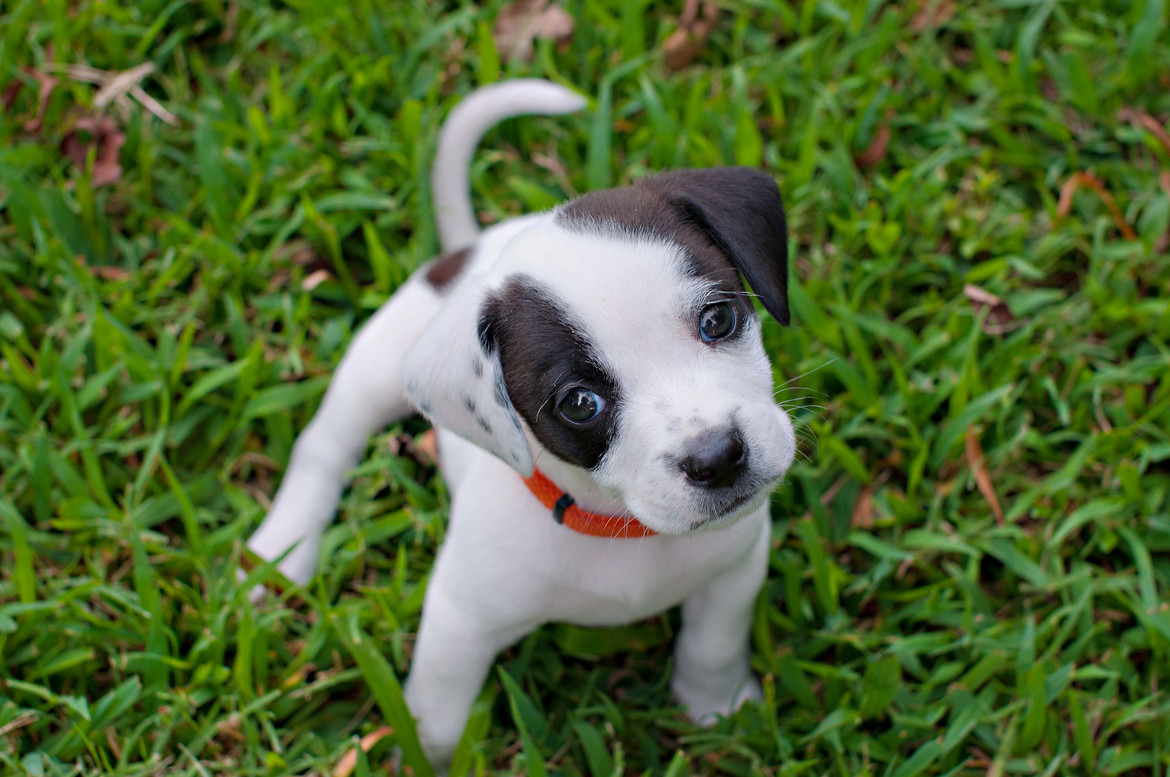
#> input picture activity 1/data/activity 1/perrito.jpeg, 1170 x 777 px
$ jupyter execute --allow-errors 2_pixel_based_image.ipynb
#> lines starting #> are read from the running program, lines starting #| are printed output that depends on the picture
### Master of Applied Artificial Intelligence

**Course: TC4033 - Computational Vision for Images and Video**

**Pixel-Based Image Enhancement Algorithms**

Tutor: Dr. Gilberto Ochoa

Team members:
* Alfonso de Lucas Espinosa - A01795118
* Ignacio Jose Aguilar Garcia - A00819762
* Alejandro Calderon Aguilar - A01795353
* Ricardo Mar Cupido - A01795394
* Mario Fonseca Martinez - A01795228

### Introduction

Histogram-based image enhancement is widely used in digital image processing to improve the visibility of features and boost contrast in images. It is one of the fastest-growing areas in computer science, serving as a critical tool in fields such as medical imaging, remote sensing, and computer vision. Among its many techniques, methods like the median filter, contrast stretching, histogram equalization, negative image transformation, and power-law (gamma) transformation stand out as particularly effective for enhancing image quality and highlighting important details.

#### What Is an Image Histogram?

An image histogram provides a graphical representation of an image’s pixel intensity values. Practically, it can be viewed as a data structure that counts how many pixels occur at each intensity level. This information is invaluable for a variety of image processing operations, particularly those aiming to modify brightness, contrast, or detect specific intensity-related features.

It is a graphical representation of the intensity distribution of an image.
It quantifies the number of pixels for each intensity value.
By analyzing the shape and spread of the histogram, one can select the most appropriate enhancement technique. For example, histogram equalization redistributes intensities for a more uniform distribution, whereas power-law (gamma) transformations brighten or darken specific ranges of the image.

#### What Is Histogram Equalization?

As mentioned above, histogram equalization is an image processing technique that adjusts an image’s contrast by spreading out the pixel intensity range. By stretching the intensity distribution, areas with low contrast gain higher contrast, thereby revealing more detail.

### Importing libraries

[cell 1]
from matplotlib import image as mpimg
import matplotlib.pyplot as plt
import numpy as np
import cv2
from PIL import Image

### Loading Images

[cell 2]
# Loading images
dog_img = Image.open('data/activity 1/perrito.jpeg')
#> dog_img is the input picture: PIL image 1170x777 RGB; mean R, G, B 82.8, 104.7, 53.9
dental_img = Image.open('data/activity 1/dental-x-ray.jpg')
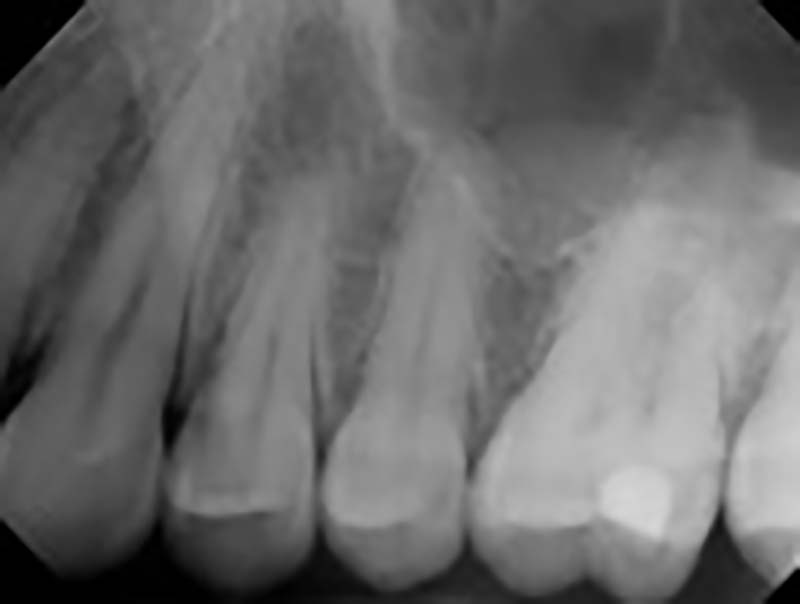
#> input picture activity 1/data/activity 1/dental-x-ray.jpg, 800 x 604 px
#> dental_img is the input picture: PIL image 800x604 RGB; min 0, max 215, mean 107.3
microscope_img = Image.open('data/activity 1/microscope.jpg')
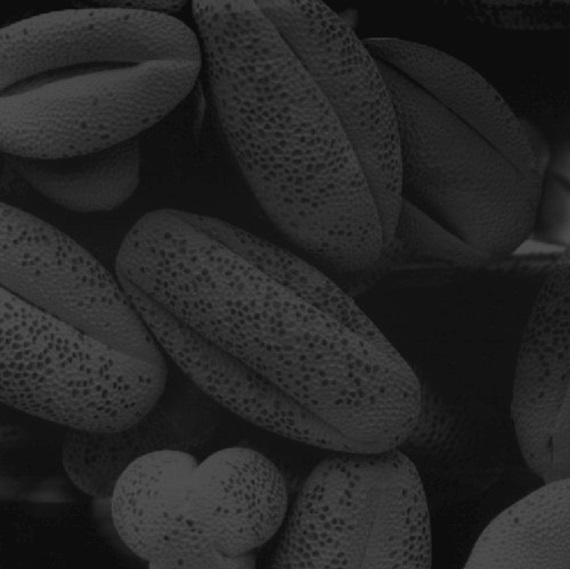
#> input picture activity 1/data/activity 1/microscope.jpg, 570 x 569 px
#> microscope_img is the input picture: PIL image 570x569 RGB; min 9, max 81, mean 38.7
paysage_img = Image.open('data/activity 1/paysage.png')
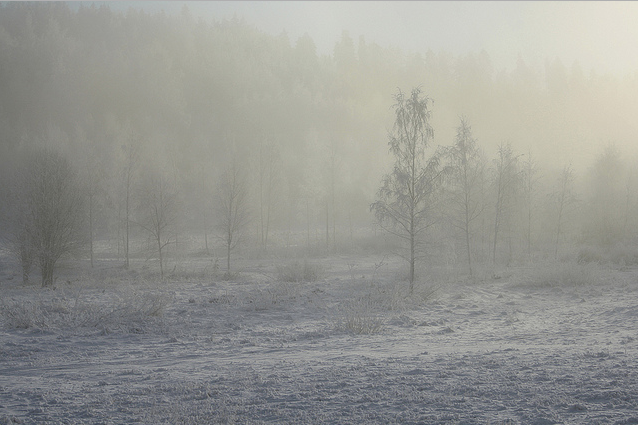
#> input picture activity 1/data/activity 1/paysage.png, 638 x 425 px
#> paysage_img is the input picture: PIL image 638x425 RGBA; mean R, G, B, A 149.9, 150.6, 145.7, 255
retina_img = Image.open('data/activity 1/retina.png')
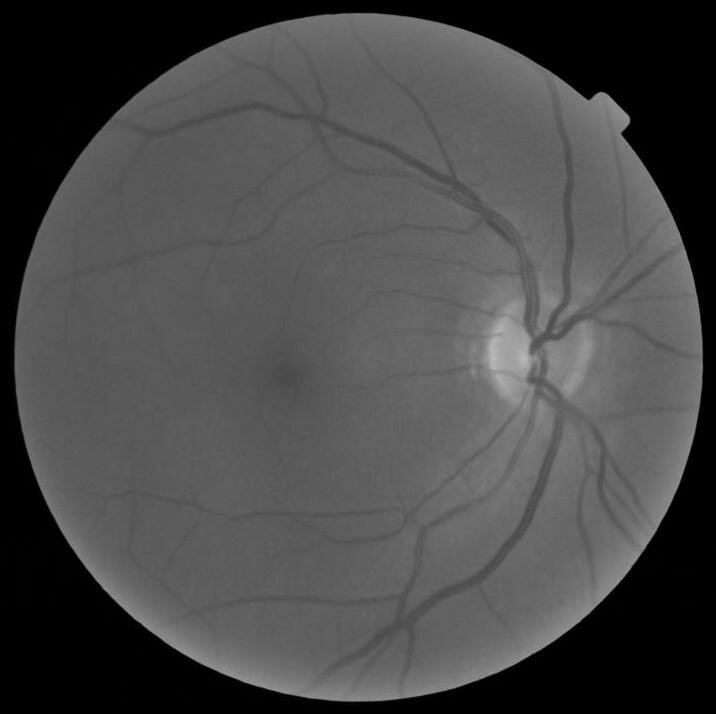
#> input picture activity 1/data/activity 1/retina.png, 716 x 714 px
#> retina_img is the input picture: PIL image 716x714 L; min 0, max 185, mean 72.3
map_img = Image.open('data/activity 1/map2.jpg')
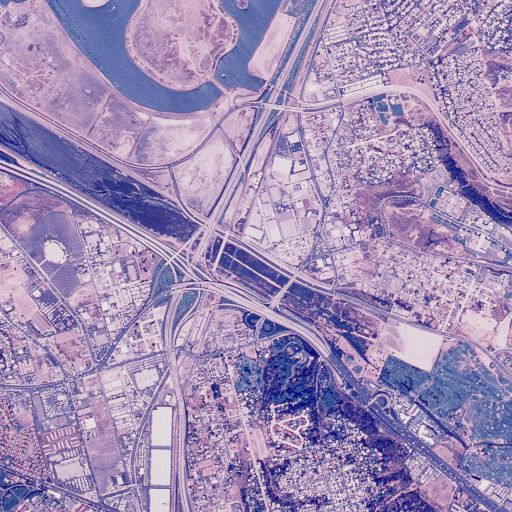
#> input picture activity 1/data/activity 1/map2.jpg, 512 x 512 px
#> map_img is the input picture: PIL image 512x512 RGB; mean R, G, B 160.2, 140.4, 181.7
#> (the rest of this cell did not finish here and is left out)

[cell 3]
#Plot the original image and its histogram with the equalized image and its histogram
def plot_images(original_img, equalized_img):
    fig, axs = plt.subplots(2, 2, figsize=(10, 10))
    axs[0, 0].imshow(original_img, cmap='gray')
    axs[0, 0].set_title('Original Image')
    axs[0, 0].axis('off')
    axs[0, 1].hist(np.array(original_img).flatten(), bins=256, range=(0, 256), density=True, color='r')
    axs[0, 1].set_title('Original Histogram')
    axs[1, 0].imshow(equalized_img, cmap='gray')
    axs[1, 0].set_title('Equalized Image')
    axs[1, 0].axis('off')
    axs[1, 1].hist(np.array(equalized_img).flatten(), bins=256, range=(0, 256), density=True, color='r')
    axs[1, 1].set_title('Equalized Histogram')
    plt.show()

### 1. Tile-based histogram equalization

The tile-based histogram equalization (TBHE) is also know as Adaptive Histogram Equalization (AHE) is a method that divides the image into tiles, for that reason, it is called tile-based. The optimal number of tiles is determined by the size of the image, and its determination requires some experimentation.

This method is used to improve the contrast of the image, and it is particularly useful when the image has regions with different illumination levels. This method is optimized to work with grayscale images, but it can be adapted to work with color images.

Some of the benefits of the AHE method are:

* It is a simple method to implement.
* It is a fast method.
* It is a non-linear method, which means that it can improve the contrast of the image.

Although the AHE method is very useful, it has some drawbacks. One of the main drawbacks is that it can amplify the noise in the image. This is because the method is based on the histogram of the image, and the noise can be considered as a part of the histogram.

[cell 4]
#Tile-based histogram equalization
def tile_based_histogram_equalization(image, tile_size=(8, 8)):
    h, w = image.shape
    tile_h, tile_w = tile_size
    pad_h = (tile_h - h % tile_h) % tile_h
    pad_w = (tile_w - w % tile_w) % tile_w
    padded_image = cv2.copyMakeBorder(image, 0, pad_h, 0, pad_w, cv2.BORDER_REFLECT)
    h_padded, w_padded = padded_image.shape
    output_image = np.zeros_like(padded_image)

    # move the window through the image
    for i in range(0, h_padded, tile_h):
        for j in range(0, w_padded, tile_w):
            tile = padded_image[i:i+tile_h, j:j+tile_w]
            equalized_tile = cv2.equalizeHist(tile)
            output_image[i:i+tile_h, j:j+tile_w] = equalized_tile

    output_image = output_image[:h, :w]
    return output_image

# Convert to grey the image
microscope_img_gray = np.array(microscope_img.convert('L'))

# differente tile sizes
tile_sizes = [(8, 8), (16, 16), (32, 32), (64, 64)]
for ts in tile_sizes:
    microscope_img_eq = tile_based_histogram_equalization(microscope_img_gray, ts)

    print(f"==== {ts} ====")
    plot_images(microscope_img_gray, microscope_img_eq)
#> this loop made 4 passes
#> pass 1, `microscope_img_eq = tile_based_histogram_equalization(microscope_img_g..`:
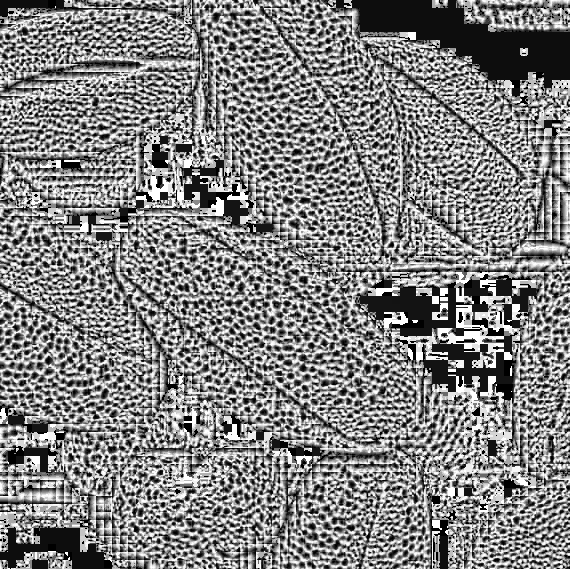
#> microscope_img_eq: shape (569, 570); min 0, max 255, mean 130.9
#> pass 3, `microscope_img_eq = tile_based_histogram_equalization(microscope_img_g..`:
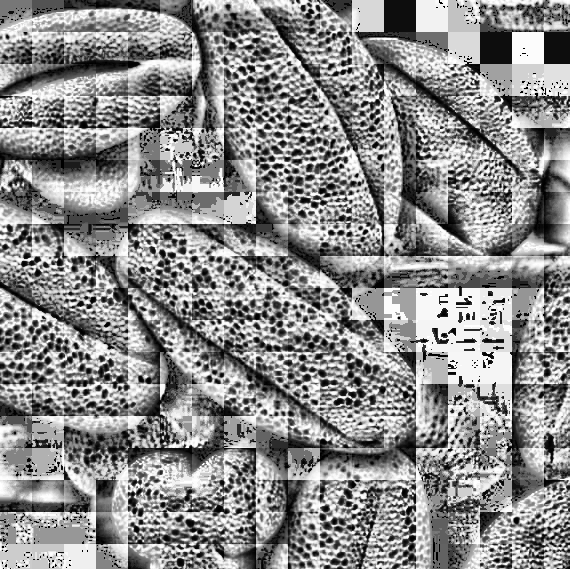
#> microscope_img_eq: shape (569, 570); min 0, max 255, mean 140.5

As saw in the previous image we can see that the image this algorith produced a rough image with visible artifacts at the boundaries of the tiles. This is because the algorithm processes each tile separately and the histogram equalization algorithm is applied to each tile independently.

A practical way to reduce visible seams between tiles is to blend or interpolate adjacent blocks. Alternatively, use a sliding window or CLAHE (Contrast Limited Adaptive Histogram Equalization), which applies both contrast limiting and interpolation between blocks.

### 2. Sliding Window Adaptative Histogram Equalization (SWAHE)

Sliding Window Adaptive Histogram Equalization (SWAHE) is a method that divides the image into tiles and applies the adaptive histogram equalization algorithm to each tile. The main difference between the SWAHE and the TBHE method is that the SWAHE method uses a sliding window to divide the image into tiles, while the TBHE method uses a fixed window to divide the image into tiles.

This has some advantages, such as:
* Can better improve the contrast of the image, because the sliding window can adapt to the local contrast of the image.
* Reduce the number of artifacts in the image, because if provides smooth transitions between regions, eliminating these discontinuities.
* improves the visibility of the details in the image, because it can adapt to varying levels of detail and texture in different regions of the image.

The SWAHE method can by apply in a large number of images an areas, such as:
* Medical imaging: The SWAHE method can be used to improve the contrast of medical images, such as X-rays, MRIs, and CT scans.
* Satellite imaging: Improve the contrast of satellite images, such as aerial photographs and satellite images.
* Low-light imaging: Improve the contrast of low-light images, such as images taken at night or in low-light conditions.

The main dissadvantage of the SWAHE method is that it can be computationally expensive, because it requires the calculation of the histogram of each tile in the image. This can be a problem for large images or images with many tiles as seen on the work by Sund y Møystad (2006) where they had the problem of the computational cost but they also mentioned that the SWAHE method can be optimized to reduce the computational cost.

[cell 5]
# Sliding window based Adaptive Histogram Equalization
def sliding_window_adaptive_histogram_equalization(img, window_size):
#> called with window_size = 8
    img = np.array(img.convert('L'))  # Convert to grayscale
    img_eq = np.zeros_like(img)
    clahe = cv2.createCLAHE(clipLimit=2.0, tileGridSize=(window_size, window_size))
    for i in range(img.shape[0]):
        for j in range(img.shape[1]):
            i_start = max(0, i - window_size // 2)
            i_end = min(img.shape[0], i + window_size // 2 + 1)
            j_start = max(0, j - window_size // 2)
            j_end = min(img.shape[1], j + window_size // 2 + 1)
            window = img[i_start:i_end, j_start:j_end]
            window_eq = clahe.apply(window)
            img_eq[i, j] = window_eq[i - i_start, j - j_start]
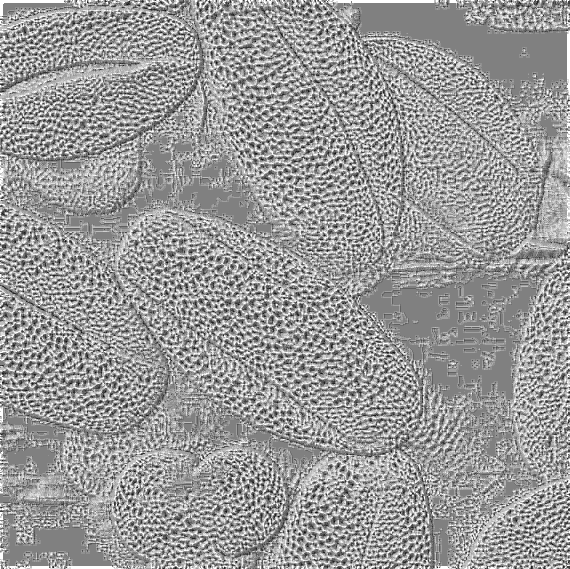
#> img_eq: shape (569, 570); min 16, max 255, mean 154
    return img_eq

# Applying sliding window based adaptive histogram equalization
window_size = 8
microscope_img_eq = sliding_window_adaptive_histogram_equalization(microscope_img, window_size)

# Plotting images
plot_images(np.array(microscope_img.convert('L')), microscope_img_eq)

As we can see in the previous image, the SWAHE algorithm produced a better result than the tile-based histogram equalization algorithm. The SWAHE algorithm produced a smoother image with less visible artifacts at the boundaries of the tiles but if utilized more computational resources than the tile-based histogram equalization algorithm.

### 3. Contrast Limited Adaptative histogram Equalization

Contrast-limited adaptive histogram equalization (CLAHE) is a method that divides the image into tiles  and applies the adaptive histogram equalization algorithm to each tile.

The algorithm consists of the following steps:
* Divide the image into tiles.
* Apply the adaptive histogram equalization algorithm to each tile.
* Combine the tiles to obtain the final image.

The main difference between CLAHE and SWAHE is that CLAHE limits the contrast of the image by clipping the histogram of each tile. This prevents the over-enhancement of the contrast in the image, which can lead to visible artifacts. The algorithm consists of the following steps:

This provides a more natural look to the image, as it prevents the over-enhancement of the contrast in the image, which can lead to visible artifacts. The algorithm consists of the following steps:

[cell 6]
#Contrast-limited adaptive histogram equalization (CLAHE)
def clahe(img, clip_limit, grid_size):
#> called with clip_limit = 2, grid_size = 8
    img = np.array(img.convert('L'))  # Convert to grayscale
    clahe = cv2.createCLAHE(clipLimit=clip_limit, tileGridSize=(grid_size, grid_size))
    img_eq = clahe.apply(img)
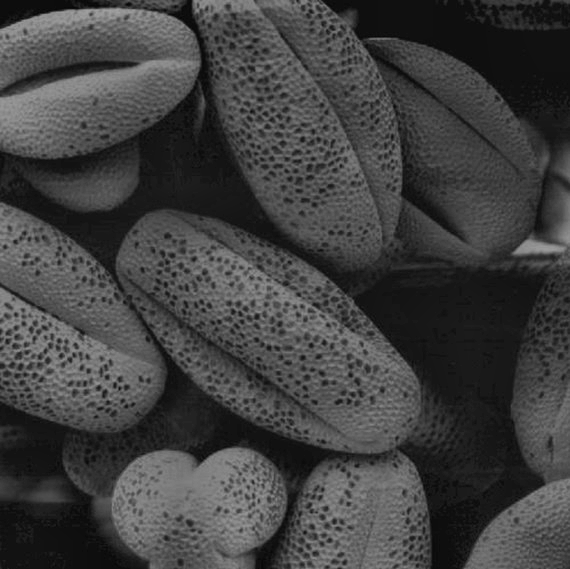
#> img_eq: shape (569, 570); min 5, max 162, mean 64.7
    return img_eq

#Applying CLAHE
clip_limit = 2.0

#Applying CLAHE
microscope_img_eq = clahe(microscope_img, clip_limit, 8)

#Plotting images
plot_images(np.array(microscope_img.convert('L')), microscope_img_eq)
#> in plot_images (call 6), `plt.show()`:
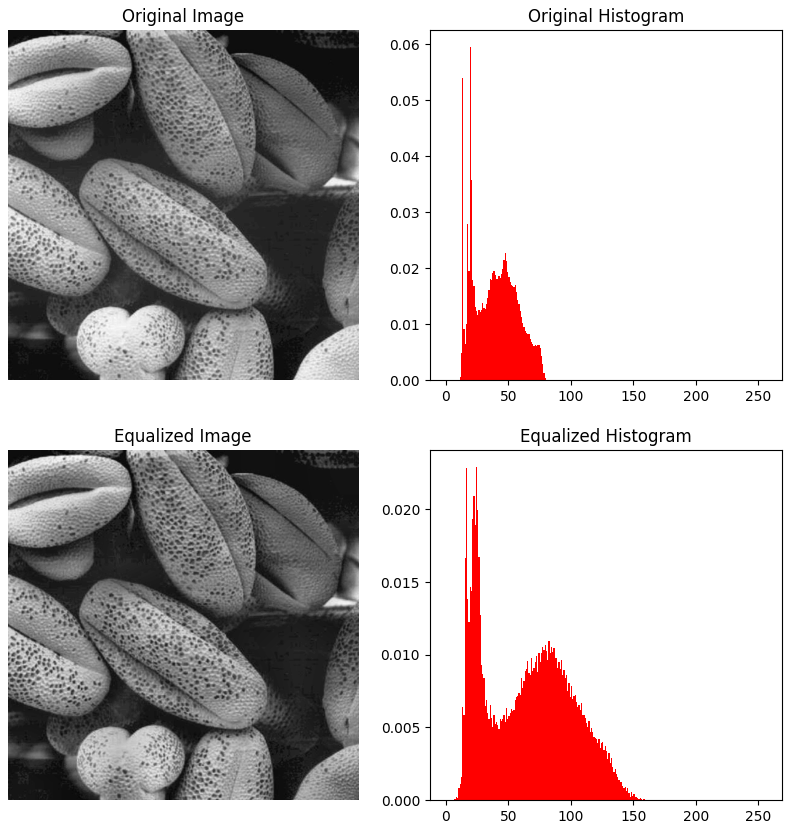
#> figure drawn by matplotlib, 4 panels; panel 2: tallest bar 0.0596 high, from x = 19 to 20; panel 4: tallest bar 0.0229 high, from x = 24 to 25
